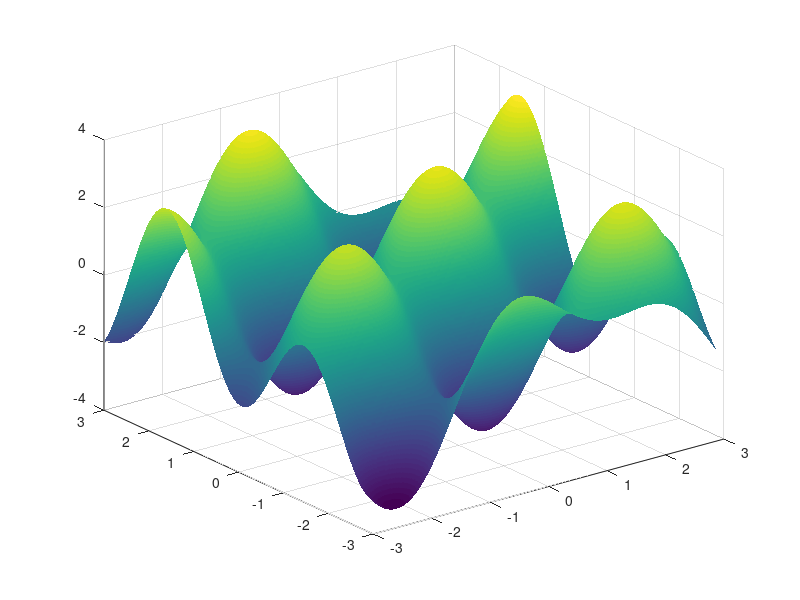
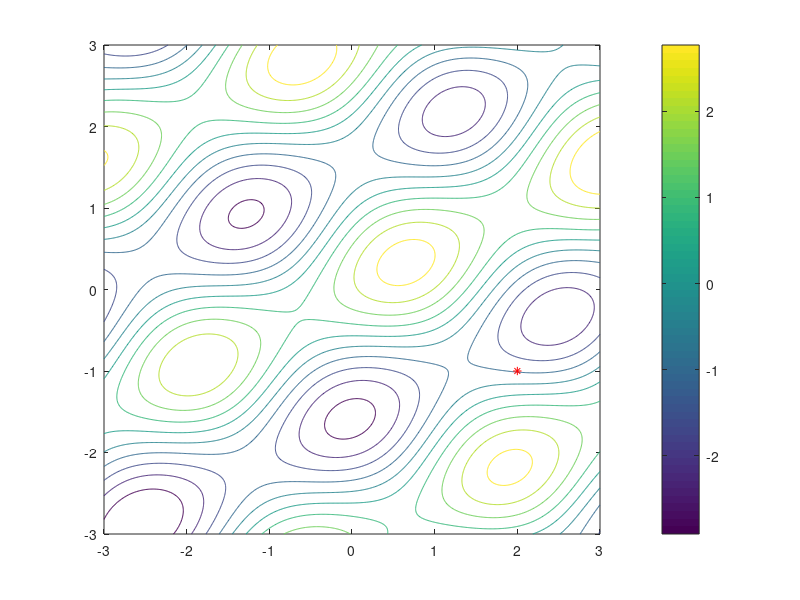

These charts were generated, in order, by the following MATLAB code:
%Homework 9 Problem 1

clear all;
close all;
f = inline('sin(2*x+y)+2.*cos(x-2*y)+0.1*(x+y)','x','y');
dx = inline('2*cos(2*x+y)-2*sin(x-2*y)+0.1','x','y');
dy = inline('cos(2*x+y)+4*sin(x-2*y)+0.1','x','y');
x = -3:0.01:3;
y = -3:0.01:3;

%mesh plot

[X,Y]= meshgrid(x,y);
Z = f(X,Y);
figure(1);
surf(X,Y,Z);
shading interp;

%coutour ...

%....
%...

%Gradient of decent
alpha = 1;
%initial point
theta(:,:,1) = [2,-1];

f_value(1) = f(theta(1,1,1),theta(1,2,1));

for i = 2:100
    theta(:,:,i) = theta(:,:,i-1) + alpha * [dx(theta(1,1,i-1),theta(1,2,i-1)),dy(theta(1,1,i-1),theta(1,2,i-1))];
    
    %compute the 
    f_value(i) = f(theta(1,1,i),theta(1,2,i));
end;
   
%display them
figure(2)
contour(X,Y,Z); 
colorbar; 
hold on;
for i=1:100
plot(theta(1,1,i),theta(1,2,i),'r*'); hold on;
end;
